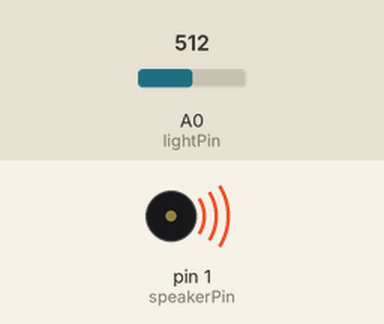
This sketch was run on a simulated Arduino Uno, built with avr-gcc and run on an emulated ATmega328P. Shown: buzzer (waves = sounding). Inputs (shaded band) come from the test bench; at power-on: A0 (lightPin) = 512.

Above: at 0.1 s.
Timing chart, 0 to 1.6 s (numbered marks = the images above):
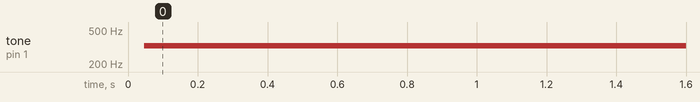

The sketch:

Pseudo-Theremin.ino
```cpp
int speakerPin = 1;
int lightPin = 0;

void playTone(int tone) {
  for (long i = 0; i <1000L; i += tone * 2) {
    digitalWrite(speakerPin, HIGH);
    delayMicroseconds(tone);
    digitalWrite(speakerPin, LOW);
    delayMicroseconds(tone);
  }
}

void playNote(int note) {
  //char names[] = { 'c', 'd', 'e', 'f', 'g', 'a', 'b', 'C' };
  int tones[] = { 1915, 1700, 1519, 1432, 1275, 1136, 1014, 956 };
  playTone(tones[note]);
}

void setup() {
  pinMode(speakerPin, OUTPUT);
}

void loop() {
  int lightLevel = analogRead(lightPin);
  lightLevel = map(lightLevel, 0, 900, 0, 255);
  lightLevel = constrain(lightLevel, 0, 255);


  if(lightLevel <= 99) {
    lightLevel = 0;
  }

  else if (100 <= lightLevel && lightLevel <= 117){
    lightLevel = 1;
  }

  else if (118 <= lightLevel && lightLevel <= 135) {
    lightLevel = 2;
  }

  else if (136 <= lightLevel && lightLevel <= 153) {
    lightLevel = 3;
  }

  else if (154 <= lightLevel && lightLevel <= 171) {
    lightLevel = 4;
  }

  else if (172 <= lightLevel && lightLevel <= 189) {
    lightLevel = 5;
  }

  else if (190 <= lightLevel && lightLevel <= 207) {
    lightLevel = 6;
  }

  else
    lightLevel = 7;

  playNote(lightLevel);

}
```

Measured:
- by itself, tone on pin 1 (speakerPin): silent → 328 Hz at 0.05 s
